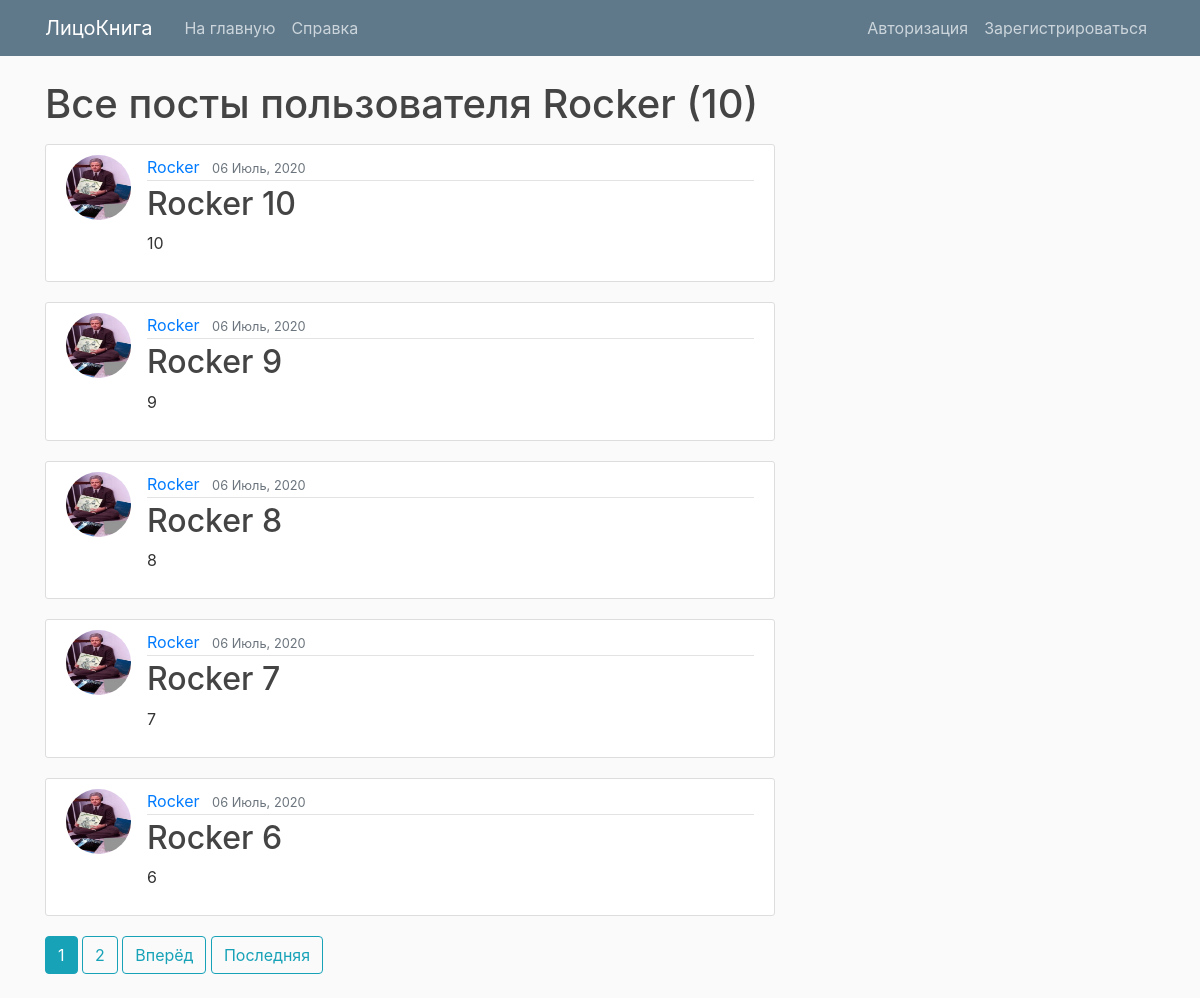
/user/Rocker, run on the app's committed database.
### blog/models.py (models this page shows, shortened)
class Post(models.Model):
    title = models.CharField(max_length=100)
    content = models.TextField()
    date_posted = models.DateTimeField(auto_now_add=True)
    author = models.ForeignKey(User, on_delete=models.CASCADE)

### users/models.py (models this page shows, shortened)
class Profile(models.Model):
    user = models.OneToOneField(User, on_delete=models.CASCADE)
    image = models.ImageField(default='default.jpg', upload_to='profile_pics')

### blog/views.py (the view)
# urls.py: path('user/<str:username>', UserPostListView.as_view(), name='user-posts'),
class UserPostListView(ListView):
    model = Post
    template_name = 'blog/user_posts.html'
    context_object_name = 'posts'
    paginate_by = 5
    def get_queryset(self):
        user = get_object_or_404(User, username=self.kwargs.get('username'))
        return Post.objects.filter(author=user).order_by('-date_posted')

### blog/templates/blog/user_posts.html (shortened to what this page needs)
{% extends "blog/base.html" %}
{% block content %}
    <h1 class="mb-3"> Все посты пользователя {{ view.kwargs.username }} ({{ page_obj.paginator.count }})</h1>
    {% for post in posts %}
        <article class="media content-section">
            <img class="rounded-circle article-img" src="{{ post.author.profile.image.url }}">
            <div class="media-body">
                <div class="article-metadata">
                    <a class="mr-2" href="{% url 'user-posts' post.author.username %}">{{ post.author }}</a>
                    <small class="text-muted">{{ post.date_posted|date:"d F, Y" }}</small>
                </div>
                <h2><a class="article-title" href="{% url 'post-detail' post.id %}">{{ post.title }}</a></h2>
                <p class="article-content">{{ post.content }}</p>
            </div>
        </article>
    {% endfor %}
    {% if is_paginated %}
        {% for num in page_obj.paginator.page_range %}
            {% if page_obj.number == num %}
                <a class="btn btn-info mb-4" href="?page={{ num }}">{{ num }}</a>
            {% elif num > page_obj.number|add:'-3' and num < page_obj.number|add:'3' %}
                <a class="btn btn-outline-info mb-4" href="?page={{ num }}">{{ num }}</a>
            {% endif %}
        {% endfor %}
        {% if page_obj.has_next %}
            <a class="btn btn-outline-info mb-4" href="?page={{ page_obj.next_page_number }}">Вперёд</a>
            <a class="btn btn-outline-info mb-4" href="?page={{ page_obj.paginator.num_pages }}">Последняя</a>
        {% endif %}
    {% endif %}
{% endblock content %}

### blog/static/blog/main.css (style rules this page uses)
body { background: #fafafa; color: #333333; margin-top: 5rem; }
h1, h2, h3, h4, h5, h6 { color: #444444; }
.content-section { background: #ffffff; padding: 10px 20px; border: 1px solid #dddddd; border-radius: 3px; margin-bottom: 20px; }
.article-title { color: #444444; }
.article-content { white-space: pre-line; }
.article-img { height: 65px; width: 65px; margin-right: 16px; }
.article-metadata { padding-bottom: 1px; margin-bottom: 4px; border-bottom: 1px solid #e3e3e3 }

### data on the page
Post: author.profile.image (picture), author "Rocker", date_posted "06 Июль, 2020", title "Rocker 10", content "10"
Post: author.profile.image (picture), author "Rocker", date_posted "06 Июль, 2020", title "Rocker 9", content "9"
Post: author.profile.image (picture), author "Rocker", date_posted "06 Июль, 2020", title "Rocker 8", content "8"
Post: author.profile.image (picture), author "Rocker", date_posted "06 Июль, 2020", title "Rocker 7", content "7"
Post: author.profile.image (picture), author "Rocker", date_posted "06 Июль, 2020", title "Rocker 6", content "6"

### other printed values
{{ view.kwargs.username }} "Rocker"
{{ page_obj.paginator.count }} "10"
{{ num }} "1"
{{ num }} "2"
